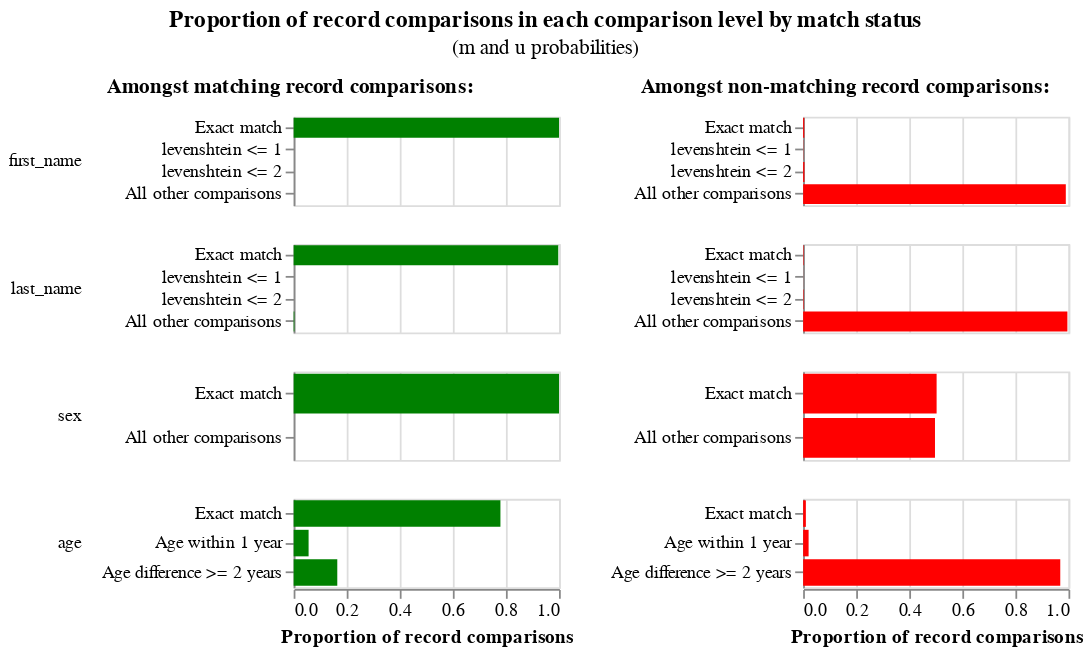

The notebook cell this image was saved under:
### Code cell
rule, session = next(rule_session)
print(rule)
session.m_u_values_interactive_history_chart()

### Figure 1 — Vega-Lite specification as saved in the notebook (floating-point values rounded to 4 significant figures; data arrays with more than 128 entries replaced by an {"elided": "..."} marker saying what was removed)
{"config": {"view": {"width": 400, "height": 300}, "title": {"anchor": "middle", "offset": 10}, "header": {"title": null}}, "params": [{"name": "iteration_number", "value": 10, "bind": {"input": "range", "min": 0, "max": 10, "step": 1}, "description": "Filter by the interation number"}], "hconcat": [{"mark": "bar", "title": {"text": "Amongst matching record comparisons:", "fontWeight": "bold", "fontSize": 12}, "encoding": {"row": {"type": "nominal", "field": "comparison_name", "sort": {"field": "comparison_sort_order"}, "header": {"labelAngle": 0, "labelAnchor": "middle", "labelAlign": "left"}}, "x": {"type": "quantitative", "field": "m_probability", "axis": {"title": "Proportion of record comparisons"}}, "y": {"type": "nominal", "axis": {"title": null}, "field": "label_for_charts", "sort": {"field": "comparison_vector_value", "order": "descending"}}, "tooltip": [{"type": "nominal", "field": "m_probability_description", "title": "m probability description"}, {"type": "nominal", "field": "comparison_name", "title": "Comparison column name"}, {"type": "ordinal", "field": "label_for_charts", "title": "Label"}, {"type": "nominal", "field": "sql_condition", "title": "SQL condition"}, {"type": "quantitative", "field": "m_probability", "format": ".4p", "title": "m probability"}, {"type": "quantitative", "field": "u_probability", "format": ".4p", "title": "u probability"}, {"type": "quantitative", "field": "bayes_factor", "title": "Bayes factor = m/u", "format": ",.4f"}, {"type": "quantitative", "field": "log2_bayes_factor", "title": "Match weight = log2(m/u)", "format": ",.4f"}], "color": {"value": "green"}}, "resolve": {"scale": {"y": "independent"}}, "transform": [{"filter": "(datum.bayes_factor != 'no-op filter due to vega lite issue 4680')"}], "width": 150, "height": 50}, {"mark": "bar", "title": {"text": "Amongst non-matching record comparisons:", "fontWeight": "bold", "fontSize": 12}, "encoding": {"row": {"type": "nominal", "field": "comparison_name", "sort": {"field": "comparison_sort_order"}, "header": {"labels": false}}, "x": {"type": "quantitative", "field": "u_probability", "axis": {"title": "Proportion of record comparisons"}}, "y": {"type": "nominal", "axis": {"title": null}, "field": "label_for_charts", "sort": {"field": "comparison_vector_value", "order": "descending"}}, "tooltip": [{"type": "nominal", "field": "u_probability_description", "title": "u probability description"}, {"type": "nominal", "field": "comparison_name", "title": "Comparison column name"}, {"type": "ordinal", "field": "label_for_charts", "title": "Label"}, {"type": "nominal", "field": "sql_condition", "title": "SQL condition"}, {"type": "quantitative", "field": "m_probability", "format": ".4p", "title": "m probability"}, {"type": "quantitative", "field": "u_probability", "format": ".4p", "title": "u probability"}, {"type": "quantitative", "field": "bayes_factor", "title": "Bayes factor = m/u", "format": ",.4f"}, {"type": "quantitative", "field": "log2_bayes_factor", "title": "Match weight = log2(m/u)", "format": ",.4f"}], "color": {"value": "red"}}, "resolve": {"scale": {"y": "independent"}}, "transform": [{"filter": "(datum.bayes_factor != 'no-op filter2 due to vega lite issue 4680')"}], "width": 150, "height": 50}], "data": {"values": {"elided": "143 records"}}, "transform": [{"filter": "(datum.iteration == iteration_number)"}], "title": {"text": "Proportion of record comparisons in each comparison level by match status", "subtitle": "(m and u probabilities)"}, "$schema": "https://vega.github.io/schema/vega-lite/v4.json"}
